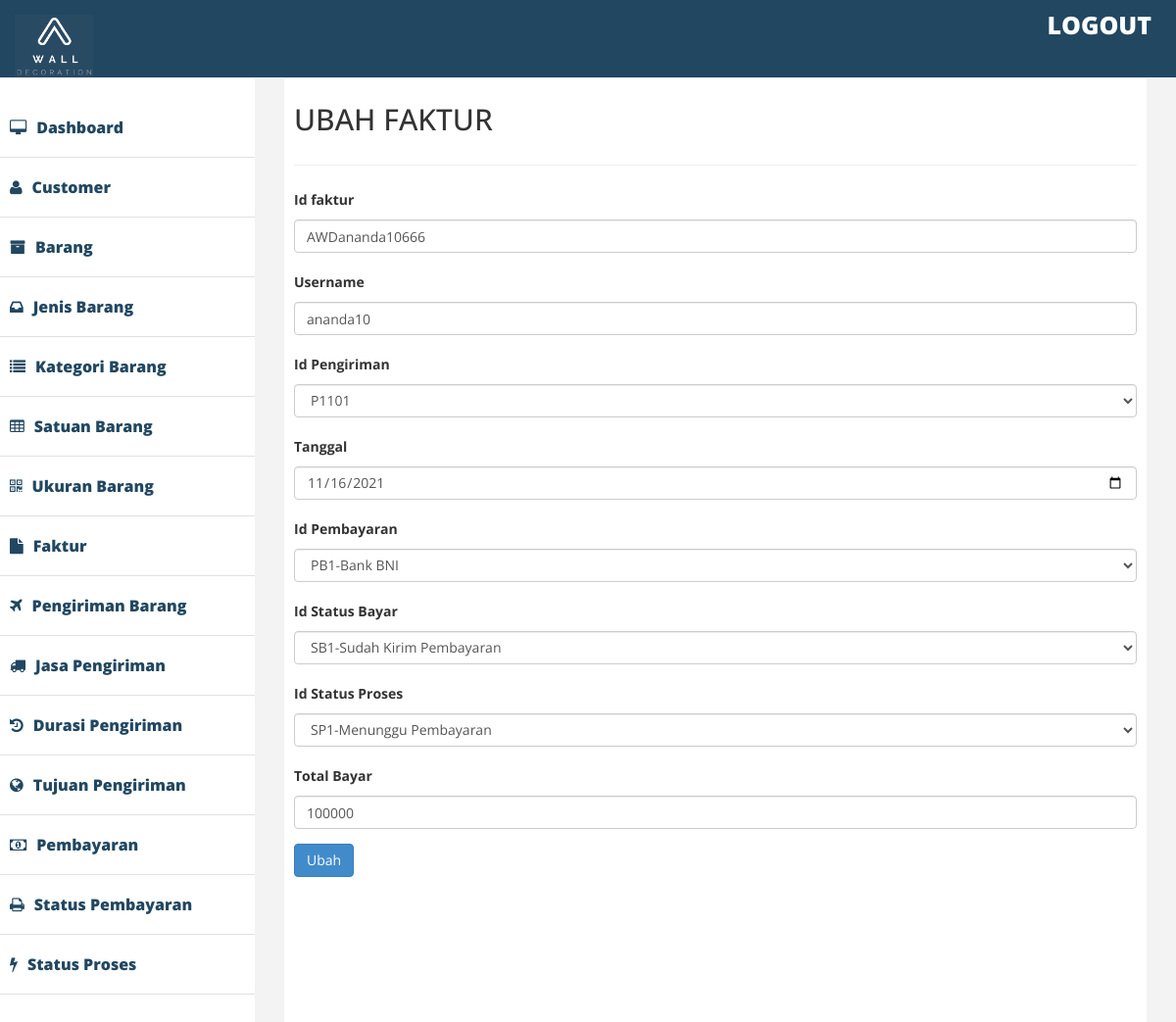
The app's page /admin/index2.php?halaman=ubahfaktur2&id=AWDananda10666 with its own data.
### tables this page shows
CREATE TABLE `faktur` (
  `id_faktur` varchar(20) NOT NULL,
  `tgl_beli` date NOT NULL,
  `total` int(11) NOT NULL,
  `username` varchar(11) NOT NULL,
  `id_pengiriman` varchar(11) NOT NULL,
  `id_bayar` varchar(11) NOT NULL,
  `id_statbayar` varchar(11) NOT NULL,
  `id_statproses` varchar(11) NOT NULL,
  `penilaian_produk` varchar(500) NOT NULL,
  `bintang` varchar(10) NOT NULL,
  `bukti_pembayaran` varchar(100) NOT NULL,
  `tanggal_pembayaran` varchar(20) NOT NULL,
  `no_resi` varchar(20) NOT NULL
);

### admin/ubahfaktur2.php (the view, shortened to what this page needs)
<div class="row">
    <div class="col-lg-12">
        <h2>UBAH FAKTUR</h2>
</div>
    </div>
<hr />
<?php
$ambil=$koneksi->query("SELECT * FROM faktur WHERE id_faktur='$_GET[id]'");
$pecah=$ambil->fetch_assoc();
?>
<form method="post" enctype="multipart/form-data">
	<div class="form-group">
		<label> Id faktur </label>
		<input type="text" class="form-control" name="idfaktur" value="<?php echo $pecah['id_faktur'];?>">
	</div>
	<div class="form-group">
		<label> Username </label>
		<input type="text" class="form-control" name="username" value="<?php echo $pecah['username'];?>">
	</div>
	<div class="form-group">
		<label> Id Pengiriman </label>
		<select class="form-control" name="idpengiriman" required>
		<?php $ambil=$koneksi->query("SELECT*FROM pengiriman ");?>
		<?php while($pecahh=$ambil->fetch_assoc()){?>
	<option value="<?php echo $pecahh['id_pengiriman'] ?>" > <?php echo $pecahh['id_pengiriman'] ?></option>
	<?php } ?>
	</select>
	</div>
	<div class="form-group">
		<label> Tanggal </label>
		<input type="date" class="form-control" name="tanggal" value="<?php echo $pecah['tgl_beli'];?>">
	</div>
	<div class="form-group">
		<label> Id Pembayaran</label>
		<select class="form-control" name="idpembayaran" required>
		<?php $ambil=$koneksi->query("SELECT*FROM pembayaran ");?>
		<?php while($pecahh=$ambil->fetch_assoc()){?>
	<option value="<?php echo $pecahh['id_bayar'] ?>" > <?php echo $pecahh['id_bayar'] ?>-<?php echo $pecahh['nama_bayar'] ?></option>
	<?php } ?>
	</select>
	</div>
	<div class="form-group">
		<label> Id Status Bayar </label>
		<select class="form-control" name="idstatbayar" required>
		<?php $ambil=$koneksi->query("SELECT*FROM status_bayar ");?>
		<?php while($pecahh=$ambil->fetch_assoc()){?>
		<option value="<?php echo $pecahh['id_statbayar'] ?>" > <?php echo $pecahh['id_statbayar'] ?>-<?php echo $pecahh['ket_statbayar'] ?></option>
		<?php } ?>
	</select>
	</div>
	<div class="form-group">
		<label> Id Status Proses </label>
		<select class="form-control" name="idstatproses" required>
		<?php $ambil=$koneksi->query("SELECT*FROM status_proses ");?>
		<?php while($pecahh=$ambil->fetch_assoc()){?>
		<option value="<?php echo $pecahh['id_statproses'] ?>" > <?php echo $pecahh['id_statproses'] ?>-<?php echo $pecahh['ket_statproses'] ?></option>
		<?php } ?>
	</select>
	</div>
	<div class="form-group">
		<label> Total Bayar </label>
		<input type="text" class="form-control" name="total" value="<?php echo $pecah['total'];?>">
	</div>
	<button class="btn btn-primary" name="ubah"> Ubah </button>
</form>

### admin/assets/css/custom.css (style rules this page uses)
body { font-family: 'Open Sans', sans-serif; line-height:30px; }

### records on screen
faktur: idfaktur "AWDananda10666", username "ananda10", tanggal "11/16/2021", total "100000"

### other values on screen
form field idpengiriman "P1101"
form field idpembayaran "PB1-Bank BNI"
form field idstatbayar "SB1-Sudah Kirim Pembayaran"
form field idstatproses "SP1-Menunggu Pembayaran"
